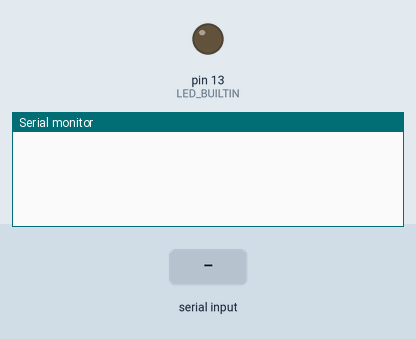
Recording of a sketch running on a simulated Arduino Uno, built with avr-gcc and run on an emulated ATmega328P. Shown: output pins drawn as LEDs (lit = HIGH), the last lines printed to the serial monitor. Inputs (shaded band) come from the test bench.

Above: at 1.2 s.
1.3 s: "1\n" received over Serial
At 2.5 s:
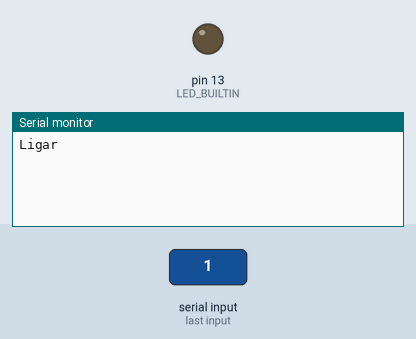
2.8 s: "2\n" received over Serial
At 3.6 s:
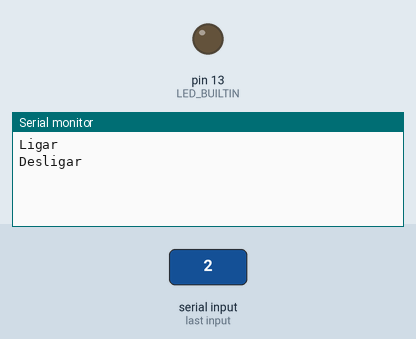

Measured:
- after the input at 1.3 s, the serial monitor: prints a new line at once (image 1)
- after the input at 2.8 s, the serial monitor: prints a new line at once (image 2)

The sketch:

komeco-ac-control.ino
```cpp
#include <IRremote.h>
IRsend IrSender;

unsigned int turnOnSignal[] = { 6080, 7400, 532, 612, 564, 544, 516, 576, 536, 556, 560, 548, 508, 584, 564, 548, 540, 548, 508, 612, 564, 548, 508, 580, 568, 548, 540, 548, 508, 584, 564, 548, 540, 548, 536, 604,
                                544, 548, 508, 584, 564, 548, 540, 548, 536, 556, 564, 548, 484, 604, 564, 576, 540, 552, 536, 556, 560, 552, 484, 604, 564, 528, 564, 548, 508, 580, 568, 572, 508, 584, 564, 528, 564, 544, 512, 580, 564, 548, 544,
                                548, 508, 584, 564, 576, 484, 604, 564, 528, 564, 548, 508, 584, 564, 548, 540, 548, 532, 560, 564, 572, 508, 584, 564, 552, 536, 552, 532, 560, 564, 548, 484, 604, 536, 556, 564, 572, 536, 1664, 508, 584, 568, 1604,
                                532, 1640, 508, 580, 540, 560, 556, 548, 508, 612, 564, 548, 540, 552, 532, 560, 560, 548, 508, 584, 536, 556, 560, 552, 508, 612, 564, 544, 516, 572, 540, 1636, 508, 580, 568, 1632, 536, 556, 564, 548, 484, 1716, 540,
                                548, 536, 1636, 508, 584, 564, 528, 564, 1608, 564, 548, 540, 1608, 564, 1636, 564, 1632, 564, 1608, 532, 560, 564, 548, 544, 1608, 560, 1608, 568, 1604, 532, 7380, 532
                              };

unsigned int turnOffSignal[] = { 6128, 7344, 564, 600, 516, 576, 532, 580, 512, 576, 484, 608, 536, 576, 516, 576, 528, 560, 536, 604, 484, 604, 540, 576, 512, 576, 532, 556, 540, 576, 484, 604, 536, 580, 512, 600, 532,
                                 560, 536, 576, 484, 608, 536, 576, 512, 576, 488, 604, 540, 576, 516, 600, 532, 552, 544, 572, 484, 608, 540, 576, 512, 576, 484, 604, 540, 576, 540, 576, 536, 580, 512, 576, 484, 604, 540, 576, 536, 552, 484, 608, 560, 552,
                                 512, 604, 536, 580, 536, 552, 484, 604, 564, 548, 540, 552, 532, 556, 540, 576, 484, 632, 540, 576, 536, 552, 528, 560, 540, 576, 484, 604, 536, 580, 512, 572, 488, 632, 564, 548, 516, 576, 532, 1640, 484, 1688, 540, 548, 488,
                                 604, 564, 548, 516, 600, 540, 576, 516, 572, 484, 608, 564, 548, 540, 548, 532, 560, 564, 548, 516, 604, 560, 552, 540, 548, 488, 1684, 488, 604, 532, 1640, 484, 608, 536, 576, 540, 1632, 564, 552, 484, 1688, 540, 548, 484, 608,
                                 540, 1632, 532, 560, 564, 1608, 536, 1660, 536, 556, 540, 1632, 536, 576, 540, 548, 484, 1688, 540, 1636, 536, 1636, 564, 7372, 560
                               };

int khz = 38; // 38kHz carrier frequency for the Komeco control

void setup() {
  pinMode(LED_BUILTIN, OUTPUT);
  Serial.begin(9600);
}

void loop() {
  if (Serial.available() > 0) {
    int incomingByte = Serial.parseInt();

    //Send on/off code depending on the serial input. 1 = ON, 2 = OFF
    if (incomingByte == 1) {
      Serial.println("Ligar");
      IrSender.sendRaw(turnOnSignal, sizeof(turnOnSignal) / sizeof(turnOnSignal[0]), khz);
    } else if (incomingByte == 2) {
      Serial.println("Desligar");
      IrSender.sendRaw(turnOffSignal, sizeof(turnOffSignal) / sizeof(turnOffSignal[0]), khz);
    }
  }

}
```
